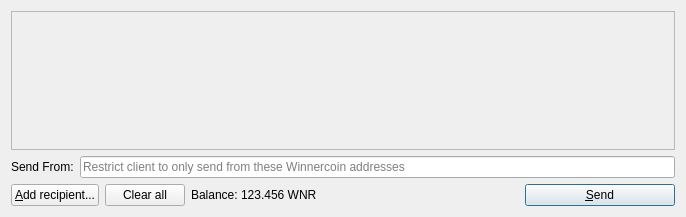
<?xml version="1.0" encoding="UTF-8"?>
<ui version="4.0">
 <class>SendCoinsDialog</class>
 <widget class="QDialog" name="SendCoinsDialog">
  <property name="geometry">
   <rect>
    <x>0</x>
    <y>0</y>
    <width>686</width>
    <height>217</height>
   </rect>
  </property>
  <property name="windowTitle">
   <string>Send Coins</string>
  </property>
  <layout class="QVBoxLayout" name="verticalLayout">
   <item>
    <widget class="QScrollArea" name="scrollArea">
     <property name="widgetResizable">
      <bool>true</bool>
     </property>
     <widget class="QWidget" name="scrollAreaWidgetContents">
      <property name="geometry">
       <rect>
        <x>0</x>
        <y>0</y>
        <width>666</width>
        <height>122</height>
       </rect>
      </property>
      <layout class="QVBoxLayout" name="verticalLayout_2">
       <property name="margin">
        <number>0</number>
       </property>
       <item>
        <layout class="QVBoxLayout" name="entries">
         <property name="spacing">
          <number>6</number>
         </property>
        </layout>
       </item>
       <item>
        <spacer name="verticalSpacer">
         <property name="orientation">
          <enum>Qt::Vertical</enum>
         </property>
         <property name="sizeHint" stdset="0">
          <size>
           <width>20</width>
           <height>40</height>
          </size>
         </property>
        </spacer>
       </item>
      </layout>
     </widget>
    </widget>
   </item>
   <item>
    <layout class="QHBoxLayout" name="sendFromLayout">
     <property name="topMargin">
      <number>0</number>
     </property>
     <item>
      <widget class="QLabel" name="labelSendFrom">
       <property name="text">
        <string>Send From:</string>
       </property>
      </widget>
     </item>
     <item>
      <widget class="QLineEdit" name="sendFrom">
       <property name="inputMask">
        <string/>
       </property>
       <property name="text">
        <string/>
       </property>
       <property name="placeholderText">
        <string>Restrict client to only send from these Winnercoin addresses</string>
       </property>
      </widget>
     </item>
    </layout>
   </item>
   <item>
    <layout class="QHBoxLayout" name="horizontalLayout">
     <item>
      <widget class="QPushButton" name="addButton">
       <property name="toolTip">
        <string>Send to multiple recipients at once</string>
       </property>
       <property name="text">
        <string>&amp;Add recipient...</string>
       </property>
       <property name="icon">
        <iconset resource="../winnercoin.qrc">
         <normaloff>:/icons/add</normaloff>:/icons/add</iconset>
       </property>
      </widget>
     </item>
     <item>
      <widget class="QPushButton" name="clearButton">
       <property name="sizePolicy">
        <sizepolicy hsizetype="Minimum" vsizetype="Fixed">
         <horstretch>0</horstretch>
         <verstretch>0</verstretch>
        </sizepolicy>
       </property>
       <property name="toolTip">
        <string>Remove all transaction fields</string>
       </property>
       <property name="text">
        <string>Clear all</string>
       </property>
       <property name="icon">
        <iconset resource="../winnercoin.qrc">
         <normaloff>:/icons/remove</normaloff>:/icons/remove</iconset>
       </property>
       <property name="autoRepeatDelay">
        <number>300</number>
       </property>
      </widget>
     </item>
     <item>
      <layout class="QHBoxLayout" name="horizontalLayout_2">
       <property name="spacing">
        <number>3</number>
       </property>
       <item>
        <widget class="QLabel" name="label">
         <property name="text">
          <string>Balance:</string>
         </property>
        </widget>
       </item>
       <item>
        <widget class="QLabel" name="labelBalance">
         <property name="text">
          <string>123.456 WNR</string>
         </property>
         <property name="textInteractionFlags">
          <set>Qt::LinksAccessibleByMouse|Qt::TextSelectableByKeyboard|Qt::TextSelectableByMouse</set>
         </property>
        </widget>
       </item>
      </layout>
     </item>
     <item>
      <spacer name="horizontalSpacer">
       <property name="orientation">
        <enum>Qt::Horizontal</enum>
       </property>
       <property name="sizeHint" stdset="0">
        <size>
         <width>40</width>
         <height>20</height>
        </size>
       </property>
      </spacer>
     </item>
     <item>
      <widget class="QPushButton" name="sendButton">
       <property name="minimumSize">
        <size>
         <width>150</width>
         <height>0</height>
        </size>
       </property>
       <property name="toolTip">
        <string>Confirm the send action</string>
       </property>
       <property name="text">
        <string>&amp;Send</string>
       </property>
       <property name="icon">
        <iconset resource="../winnercoin.qrc">
         <normaloff>:/icons/send</normaloff>:/icons/send</iconset>
       </property>
       <property name="default">
        <bool>true</bool>
       </property>
      </widget>
     </item>
    </layout>
   </item>
  </layout>
 </widget>
 <resources>
  <include location="../winnercoin.qrc"/>
 </resources>
 <connections/>
</ui>
